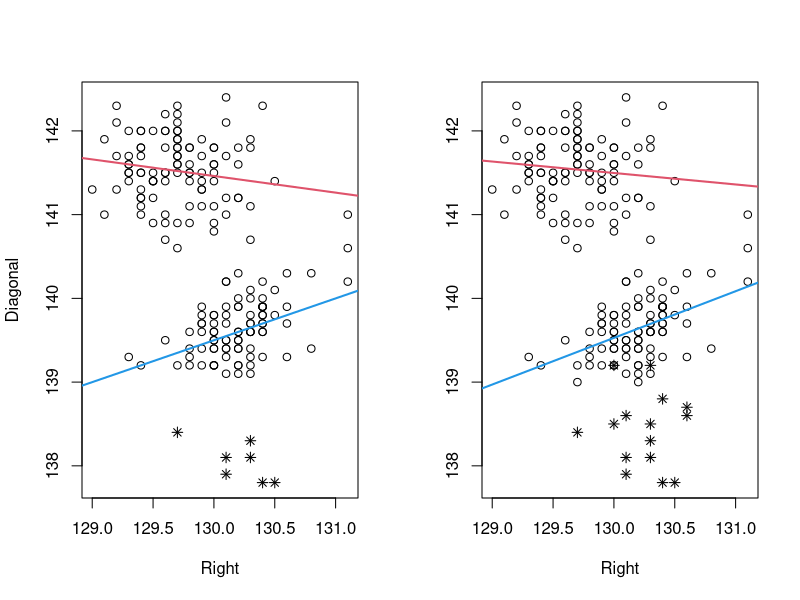

R code for this plot:
# Sensitivity Study for
#   Adaptive Robust Mixture Learning via Exponential Power Errors
# Figure 6 and 7

library(mvtnorm)

# ===============================
# EP density
# ===============================
denEp <- function(y, mu, sigma, alpha) {
  cst <- alpha / (2 * sigma * gamma(1/alpha))
  cst * exp(-(abs(y - mu)/sigma)^alpha)
}


par(mfrow=c(1,2))

# ===============================
# EM algorithm (FINAL STABLE VERSION)
# ===============================

EM_EP <- function(y, X, alpha, max_iter = 500, tol = 1e-6) {
  n <- length(y)
  group <- 2
  
  # initialization
  prob <- c(0.5, 0.5)
  
  beta <- rbind(c(143,-0.02), c(73,0.51))
  #clust <- kmeans(y, 2)
  sig01 <-0.34 # sd(y[clust$cluster == 1])#0.4336 
  sig02 <-0.16 # sd(y[clust$cluster == 2])#  #
  
  sig0 <- ifelse(sig01==0 | sig02==0,
                 max(sig01,sig02),
                 (sig01+sig02)/2)
  
  prest <- -10^10
  
  for (run in 1:max_iter) {
    
    tik <- matrix(0, n, group)
    dik <- matrix(0, n, group)
    
    # =========================
    # E-step
    # =========================
    for (k in 1:group) {
      mu_k <- X %*% beta[k, ]
      resid <- abs(y - mu_k)
      
      tik[, k] <- prob[k] * denEp(y, mu_k, sig0, alpha)
      dik[, k] <- alpha * sig0^(2 - alpha) * resid^(alpha - 2)
    }
    
    row_sum <- rowSums(tik)
    row_sum[row_sum == 0] <- 1e-12
    tik <- tik / row_sum
    
    dik[!is.finite(dik)] <- 1e6
    wik <- tik * dik
    
    # stabilize mixing weights
    prob <- colMeans(tik)
    prob <- pmax(prob, 1e-6)
    prob <- prob / sum(prob)
    
    # =========================
    # M-step (robust)
    # =========================
    sse0=0;
    for (k in 1:group) {
      W <- wik[, k]
      W[W < 1e-10] <- 1e-10
      
      beta_old <- beta[k, ]
      
      WX <- sqrt(W) * X
      Wy <- sqrt(W) * y
      
      #beta_new = ginv(t(WX)%*%WX)%*%t(WX)%*%Wy
      
      #---- Step 1: QR solve ----
      beta_new <- tryCatch({
        qr.solve(WX, Wy)
      }, error = function(e) NULL)
      
      # ---- Step 2: Ridge fallback ----
      if (is.null(beta_new) || any(!is.finite(beta_new))) {
        XtWX <- t(WX) %*% WX
        XtWy <- t(WX) %*% Wy
        
        lambda <- 1e-6
        beta_new <- tryCatch({
          solve(XtWX + lambda * diag(ncol(X)), XtWy)
        }, error = function(e) NULL)
      }
      
      # ---- Step 3: fallback to previous ----
      if (is.null(beta_new) || any(!is.finite(beta_new))) {
        beta_new <- beta_old
      }
      
      beta[k, ] <- beta_new
      
      resid <- y - X %*% beta[k, ]
      sse0 <- sse0+sum(W * resid^2) 
    }
    
    # stabilize sigma
    sig0 <- sqrt(pmax(sse0/n, 1e-6))
    
    # =========================
    # log-likelihood
    # =========================
    gsumk <- matrix(0, n, group)
    for (k in 1:group) {
      gsumk[, k] <- prob[k] * denEp(y, X %*% beta[k, ], sig0, alpha)
    }
    
    lik_vec <- rowSums(gsumk)
    lik_vec[lik_vec <= 0] <- 1e-12
    
    latest <- sum(log(lik_vec))
    
    if (!is.finite(latest) || !is.finite(prest)) break
    if ((latest - prest) <= tol) break
    
    prest <- latest
  }
  
  btemp=c(prob[1],beta[1,],prob[2],beta[2,]);
  prob=c(btemp[1],btemp[4]);
  beta=rbind(btemp[2:3],btemp[5:6]);
  
  list(beta = beta, prob = prob, loglik = latest)
}

library(mclust)  
data("banknote", package = "mclust")

Xdata <- as.matrix(banknote[, 2:7])  # Six measurements


#filepath="C:\\Users\\weixing\\Dropbox\\Research\\Research(2025)\\Exponential Power Robust Mixture\\Simulation\\banknotedata\\banknote.txt"
#bankdata=read.table(filepath,header=TRUE)


yy=Xdata[,6]
xx=Xdata[,4]
xx=Xdata[,3]

#outlierid=c(111,116,138,148,160,161,162,167,168,171,180,182,187,192,194)


# Outlier setup 1

outlierid=which((yy<=139)&(yy>=138.5))
xtrue=setdiff(seq(1,200,1),outlierid)

# The data without outliers, setup 1
x=Xdata[,4][xtrue]
x=Xdata[,3][xtrue]
y=Xdata[,6][xtrue]

X=cbind(1,x)
alphaseq = seq(0.1, 1.99, by=0.1)
likelihood <- numeric(length(alphaseq))
results_list <- vector("list", length(alphaseq))

for (k in seq_along(alphaseq)) {
  alpha <- alphaseq[k]
  fit <- EM_EP(y, X, alpha)
  
  if (is.finite(fit$loglik)) {
    likelihood[k] <- fit$loglik
    results_list[[k]] <- fit
  } else {
    likelihood[k] <- -Inf
  }
}

if (all(!is.finite(likelihood))) {
  next   # skip this j
}

idx <- which.max(likelihood)

alp <- alphaseq[idx]

best <- results_list[[idx]] 
beta1 = best$beta[1,]
beta2 = best$beta[2,]
round(best$beta,3)
alp


# The plot of Right
plot(x[1:100], y[1:100], xlab="Right", ylab="Diagonal",ylim=c(min(y),max(y)),xlim=c(min(x),max(x)))

# The plot of Diagonal, not including outliers

outlierid1=which(yy<=139)
xtrue1=setdiff(seq(1,200,1),outlierid1)

# The data without outliers, setup 1
x=Xdata[,4][xtrue1]
x=Xdata[,3][xtrue1]
y=Xdata[,6][xtrue1]
points(x[101:192],y[101:192])

# The data with selected outliers, setup 1

outlierid2=which(yy<138.5)
points(xx[outlierid2],yy[outlierid2],pch=8)

# Fitted regression lines

abline(c(best$beta[1,1], best$beta[1,2]), col=2, lwd=2)
abline(c(best$beta[2,1], best$beta[2,2]), col=4, lwd=2)

# format numbers to fixed width
b1 <- format(round(best$beta[1,1],3), nsmall=3, width=6)
b2 <- format(round(best$beta[1,2],3), nsmall=3, width=6)
b3 <- format(round(best$beta[2,1],3), nsmall=3, width=6)
b4 <- format(round(best$beta[2,2],3), nsmall=3, width=6)
a0 <- format(round(alp,3), nsmall=3)

# legend("topright",
#        legend = c(
#          bquote(beta[10] == .(b1) ~~ beta[11] == .(b2)),
#          bquote(beta[20] == .(b3) ~~ beta[21] == .(b4)),
#          bquote(alpha == .(a0))
#        ),
#        col = c(2, 4, NA),
#        lwd = c(2, 2, NA),
#        lty = c(1, 1, NA),
#        bty = "n",
#        cex = 0.8,        # ↓ smaller font
#        y.intersp = 1.4   # ↑ more vertical spacing
# )

####################################################


EM_EP <- function(y, X, alpha, max_iter = 500, tol = 1e-6) {
  n <- length(y)
  group <- 2
  
  # initialization
  prob <- c(0.5, 0.5)

  beta <- rbind(c(143,-0.02), c(73,0.51))
  #clust <- kmeans(y, 2)
  sig01 <-0.34 # sd(y[clust$cluster == 1])#0.4336 
  sig02 <-0.16 # sd(y[clust$cluster == 2])#  #
  
  sig0 <- ifelse(sig01==0 | sig02==0,
                 max(sig01,sig02),
                 (sig01+sig02)/2)
  
  prest <- -10^10
  
  for (run in 1:max_iter) {
    
    tik <- matrix(0, n, group)
    dik <- matrix(0, n, group)
    
    # =========================
    # E-step
    # =========================
    for (k in 1:group) {
      mu_k <- X %*% beta[k, ]
      resid <- abs(y - mu_k)
      
      tik[, k] <- prob[k] * denEp(y, mu_k, sig0, alpha)
      dik[, k] <- alpha * sig0^(2 - alpha) * resid^(alpha - 2)
    }
    
    row_sum <- rowSums(tik)
    row_sum[row_sum == 0] <- 1e-12
    tik <- tik / row_sum
    
    dik[!is.finite(dik)] <- 1e6
    wik <- tik * dik
    
    # stabilize mixing weights
    prob <- colMeans(tik)
    prob <- pmax(prob, 1e-6)
    prob <- prob / sum(prob)
    
    # =========================
    # M-step (robust)
    # =========================
    sse0=0;
    for (k in 1:group) {
      W <- wik[, k]
      W[W < 1e-10] <- 1e-10
      
      beta_old <- beta[k, ]
      
      WX <- sqrt(W) * X
      Wy <- sqrt(W) * y
      
      #beta_new = ginv(t(WX)%*%WX)%*%t(WX)%*%Wy
      
      #---- Step 1: QR solve ----
      beta_new <- tryCatch({
        qr.solve(WX, Wy)
      }, error = function(e) NULL)
      
      # ---- Step 2: Ridge fallback ----
      if (is.null(beta_new) || any(!is.finite(beta_new))) {
        XtWX <- t(WX) %*% WX
        XtWy <- t(WX) %*% Wy
        
        lambda <- 1e-6
        beta_new <- tryCatch({
          solve(XtWX + lambda * diag(ncol(X)), XtWy)
        }, error = function(e) NULL)
      }
      
      # ---- Step 3: fallback to previous ----
      if (is.null(beta_new) || any(!is.finite(beta_new))) {
        beta_new <- beta_old
      }
      
      beta[k, ] <- beta_new
      
      resid <- y - X %*% beta[k, ]
      sse0 <- sse0+sum(W * resid^2) 
    }
    
    # stabilize sigma
    sig0 <- sqrt(pmax(sse0/n, 1e-6))
    
    # =========================
    # log-likelihood
    # =========================
    gsumk <- matrix(0, n, group)
    for (k in 1:group) {
      gsumk[, k] <- prob[k] * denEp(y, X %*% beta[k, ], sig0, alpha)
    }
    
    lik_vec <- rowSums(gsumk)
    lik_vec[lik_vec <= 0] <- 1e-12
    
    latest <- sum(log(lik_vec))
    
    if (!is.finite(latest) || !is.finite(prest)) break
    if ((latest - prest) <= tol) break
    
    prest <- latest
  }
  
  btemp=c(prob[1],beta[1,],prob[2],beta[2,]);
  prob=c(btemp[1],btemp[4]);
  beta=rbind(btemp[2:3],btemp[5:6]);
  
  list(beta = beta, prob = prob, loglik = latest)
}

library(mclust)  
data("banknote", package = "mclust")

Xdata <- as.matrix(banknote[, 2:7])  # Six measurements


#filepath="C:\\Users\\weixing\\Dropbox\\Research\\Research(2025)\\Exponential Power Robust Mixture\\Simulation\\banknotedata\\banknote.txt"
#bankdata=read.table(filepath,header=TRUE)


yy=Xdata[,6]
xx=Xdata[,4]
xx=Xdata[,3]




# Outlier setup 1

outlierid=c(111,116,138,148,160,161,162,167,168,171,180,182,187,192,194)
xtrue=setdiff(seq(1,200,1),outlierid)

# The data without outliers, setup 1
x=Xdata[,4][xtrue]
x=Xdata[,3][xtrue]
y=Xdata[,6][xtrue]

X=cbind(1,x)
alphaseq = seq(0.1, 1.99, by=0.1)
likelihood <- numeric(length(alphaseq))
results_list <- vector("list", length(alphaseq))

for (k in seq_along(alphaseq)) {
  alpha <- alphaseq[k]
  fit <- EM_EP(y, X, alpha)
  
  if (is.finite(fit$loglik)) {
    likelihood[k] <- fit$loglik
    results_list[[k]] <- fit
  } else {
    likelihood[k] <- -Inf
  }
}

if (all(!is.finite(likelihood))) {
  next   # skip this j
}

idx <- which.max(likelihood)

alp <- alphaseq[idx]

best <- results_list[[idx]] 
beta1 = best$beta[1,]
beta2 = best$beta[2,]
round(best$beta,3)
alp


# The plot of Diagonal vs Right: Real
plot(x[1:100], y[1:100], xlab="Right", ylab="",ylim=c(min(yy),max(yy)),xlim=c(min(xx),max(xx)))

# The plot of Diagonal vs Right, Fake, not including outliers

xtrue1=setdiff(seq(1,200,1),outlierid)

# The data without outliers, setup 1
x=Xdata[,4][xtrue1]
x=Xdata[,3][xtrue1]
y=Xdata[,6][xtrue1]
points(x[101:185],y[101:185])

# The data with selected outliers, setup 1

points(xx[outlierid],yy[outlierid],pch=8)

# Fitted regression lines

abline(c(best$beta[1,1], best$beta[1,2]), col=2, lwd=2)
abline(c(best$beta[2,1], best$beta[2,2]), col=4, lwd=2)

# format numbers to fixed width
b1 <- format(round(best$beta[1,1],3), nsmall=3, width=6)
b2 <- format(round(best$beta[1,2],3), nsmall=3, width=6)
b3 <- format(round(best$beta[2,1],3), nsmall=3, width=6)
b4 <- format(round(best$beta[2,2],3), nsmall=3, width=6)
a0 <- format(round(alp,3), nsmall=3)

# legend("topright",
#        legend = c(
#          bquote(beta[10] == .(b1) ~~ beta[11] == .(b2)),
#          bquote(beta[20] == .(b3) ~~ beta[21] == .(b4)),
#          bquote(alpha == .(a0))
#        ),
#        col = c(2, 4, NA),
#        lwd = c(2, 2, NA),
#        lty = c(1, 1, NA),
#        bty = "n",
#        cex = 0.8,        # ↓ smaller font
#        y.intersp = 1.4   # ↑ more vertical spacing
# )
